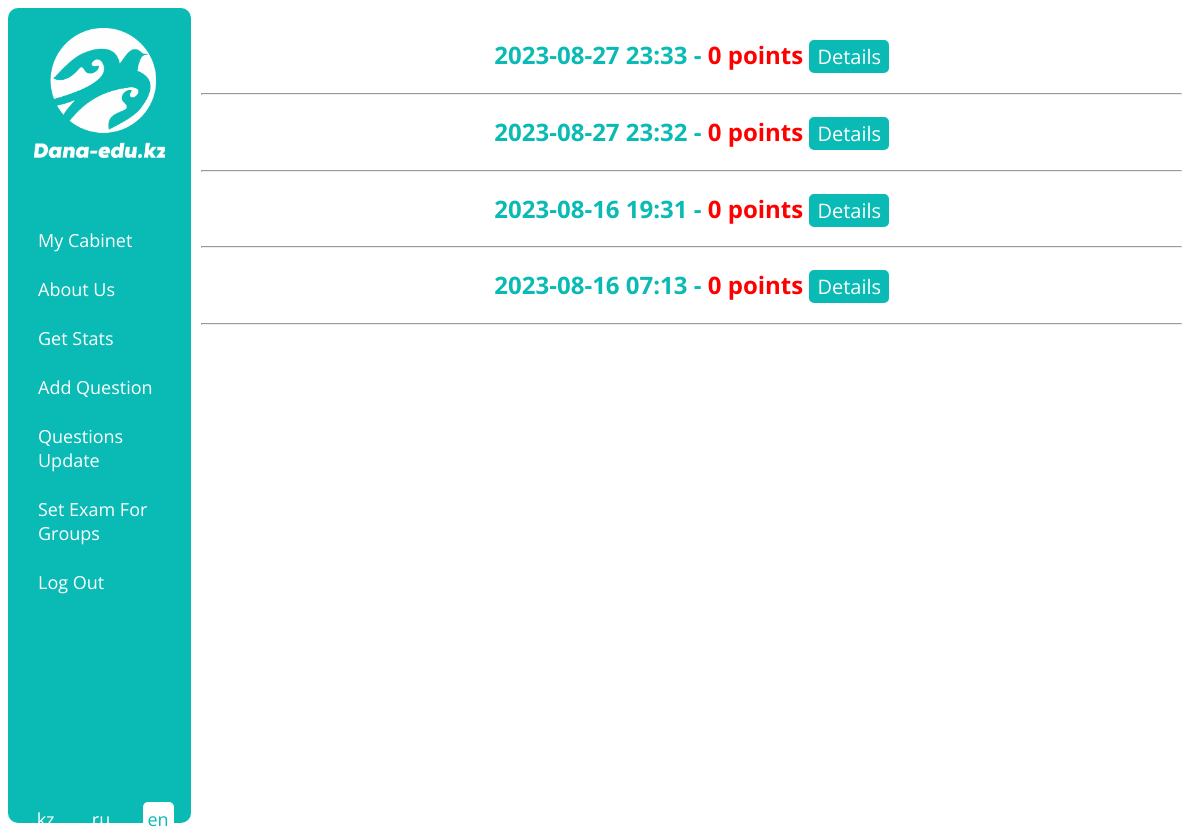
The app's page /en/exam_results (signed in), older data.
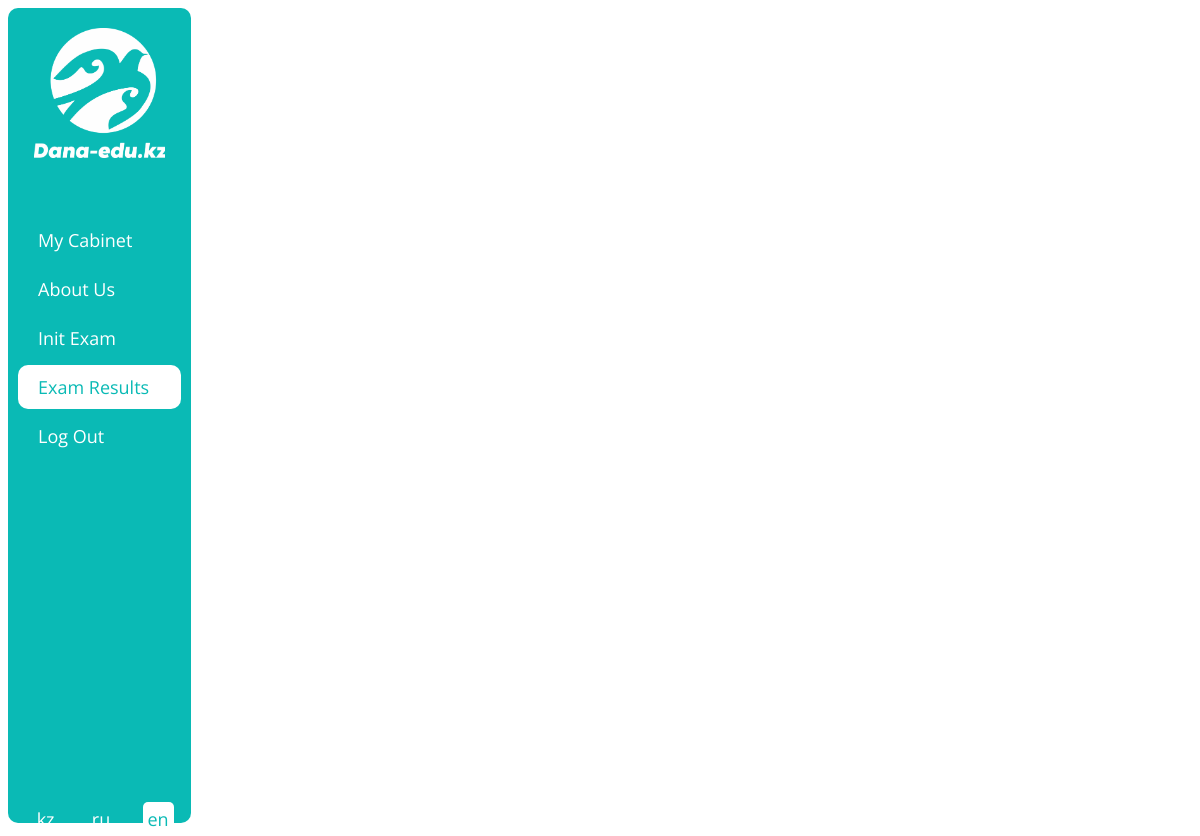
The same page, newer data.
### examapp/models.py (models this page shows, shortened)
class Result(models.Model):
    user = models.ForeignKey('CustomUser', on_delete=models.CASCADE)
    variant = models.ForeignKey('Variant', on_delete=models.CASCADE)
    subjects = models.ManyToManyField('Subject')
    starts_at = models.DateTimeField(auto_now=True)
    ends_at = models.DateTimeField(null=True, blank=True)
    points = models.PositiveSmallIntegerField(default=0)
    questions = models.ManyToManyField('Question', blank=True)
    answers = models.ManyToManyField('PupilAnswer', blank=True)
    is_violated = models.BooleanField(default=False)

### examapp/views.py (the view)
# urls.py: path('exam_results', examResultsView, name='exam_results_url'),
@login_required(login_url='login_url')
def examResultsView(request):
    results = Result.objects.filter(user=request.user).order_by('-starts_at')
    context = {'results': results,
               'urls': getUserUrls(request.user)}
    return render(request, 'exam_results_page.html', context)

### examapp/functions.py (called while the page is built)
def getUserUrls(user) -> []:
    urls = [
        {'text': _('My Cabinet'), 'url': 'cabinet_url'},
        {'text': _('About Us'), 'url': 'about_us_url'}
    ]
    if user.type == 'PU':
        urls.append({'text': _('Init Exam'), 'url': 'exam_init_url'})
        urls.append({'text': _('Exam Results'), 'url': 'exam_results_url'})
    if user.type == 'MO':
        urls.append({'text': _('Get Stats'), 'url': 'get_stats_url'})
        urls.append({'text': _('Add Question'), 'url': 'add_questions_init_url'})
        urls.append({'text': _('Questions Update'), 'url': 'questions_update_url'})
        urls.append({'text': _('Set Exam For Groups'), 'url': 'set_exam_for_groups_url'})
    urls.append({'text': _('Log Out'), 'url': 'logout_url'})
    return urls

### templates/exam_results_page.html
{% extends 'base.html' %}
{% load i18n %}
{% block content %}
    {% for result in results %}
        {% if result.is_violated %}
        <h2>
            {{ result.starts_at|date:'Y-m-d H:i' }} - <span style="color: red;">{{ result.points }} {% trans 'points' %}</span>
            <button class="btn" onclick="location.href='{% url 'exam_result_url' result.id %}'">{% trans 'Check' %}</button>
        </h2>
        {% else %}
        <h2>
            {{ result.starts_at|date:'Y-m-d H:i' }} - <span>{{ result.points }} {% trans 'points' %}</span>
            <button class="btn" onclick="location.href='{% url 'exam_result_url' result.id %}'">{% trans 'Check' %}</button>
        </h2>
        {% endif %}
        <hr>
    {% endfor %}
{% endblock content %}

Row changes from the older to the newer data that the page shows:
removed Result: starts_at "2023-08-27 23:33", points "0"
removed Result: starts_at "2023-08-27 23:32", points "0"
removed Result: starts_at "2023-08-16 19:31", points "0"
removed Result: starts_at "2023-08-16 07:13", points "0"
Text that changed along with them:
new list line: "Init Exam"
new list line: "Exam Results"
list line gone: "Get Stats"
list line gone: "Add Question"
list line gone: "Questions Update"
list line gone: "Set Exam For Groups"
